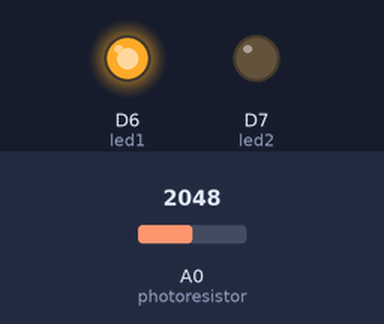
Recording of a sketch running on a simulated Particle Photon. On the bench: output pins drawn as LEDs (lit = HIGH). Inputs (shaded band) come from the test bench; at power-on: A0 (photoresistor) = 2048.

Above: at 2.8 s.
2.9 s: A0 (photoresistor) set to 51
5.6 s: A0 (photoresistor) set to 43
At 6.7 s:
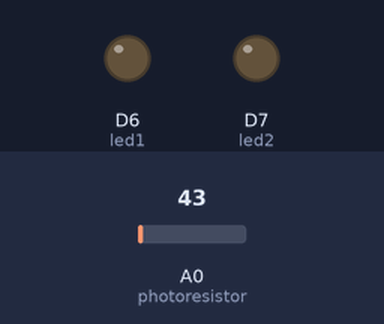
8.3 s: A0 (photoresistor) set to 491
At 11.2 s:
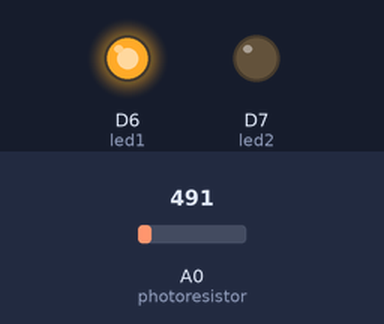
11.6 s: A0 (photoresistor) set to 5
At 13.5 s:
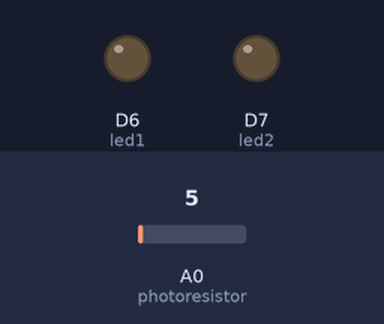
Timing chart, 0 to 15.0 s (numbered marks = the images above; inputs shaded):
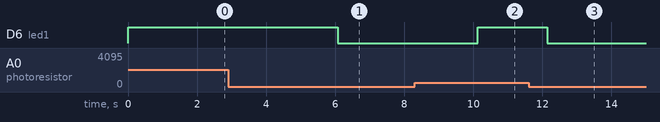

The sketch:

tempwebhook.ino
```cpp
int led2 = D7;
int led1 = D6;

int photoresistor = A0;
int analogValue;

String light = "";


void setup() {

  pinMode(led1, OUTPUT);
  pinMode(led2, OUTPUT);
  pinMode(photoresistor, INPUT);
  Particle.variable("light", light);
  digitalWrite(led1, HIGH);

}


void loop() {

    analogValue = analogRead(photoresistor);
    light = analogValue;
    Particle.publish("light", light, PRIVATE);
    if (analogValue <= 45)
    {
        digitalWrite(led1, LOW);
    }
    else
    {
        digitalWrite(led1, HIGH);
    }
    delay(2000);

}
```

Measured:
- the behaviour switches between 46 and 45 on A0 (photoresistor) (found by bisection; images 0 and 1)
- after the input at 2.9 s, every drawn part: stays the same
- after the input at 5.6 s, D6 (led1): HIGH → LOW after 0.48 s
- after the input at 8.3 s, D6 (led1): LOW → HIGH after 1.8 s
- after the input at 11.6 s, D6 (led1): HIGH → LOW after 0.54 s
